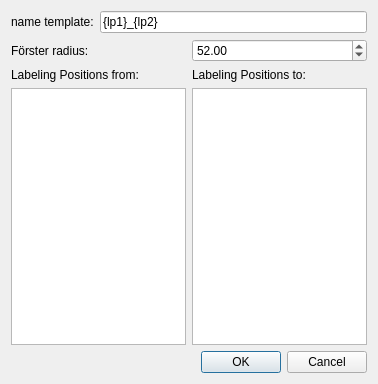
<?xml version="1.0" encoding="UTF-8"?>
<ui version="4.0">
 <class>BatchFretEfficiencyDialog</class>
 <widget class="QDialog" name="BatchFretEfficiencyDialog">
  <property name="geometry">
   <rect>
    <x>0</x>
    <y>0</y>
    <width>378</width>
    <height>384</height>
   </rect>
  </property>
  <property name="windowTitle">
   <string>Add multiple FRET efficiency evaluators</string>
  </property>
  <layout class="QGridLayout" name="gridLayout">
   <item row="0" column="0" colspan="2">
    <layout class="QHBoxLayout" name="horizontalLayout_2">
     <item>
      <widget class="QLabel" name="label">
       <property name="text">
        <string>name template:</string>
       </property>
       <property name="buddy">
        <cstring>nameTemplateEdit</cstring>
       </property>
      </widget>
     </item>
     <item>
      <widget class="QLineEdit" name="nameTemplateEdit">
       <property name="text">
        <string>{lp1}_{lp2}</string>
       </property>
       <property name="placeholderText">
        <string>{lp1}_{lp2}</string>
       </property>
      </widget>
     </item>
    </layout>
   </item>
   <item row="1" column="0" colspan="2">
    <layout class="QHBoxLayout" name="horizontalLayout">
     <item>
      <widget class="QLabel" name="label_2">
       <property name="text">
        <string>Förster radius:</string>
       </property>
       <property name="buddy">
        <cstring>r0SpinBox</cstring>
       </property>
      </widget>
     </item>
     <item>
      <widget class="QDoubleSpinBox" name="r0SpinBox">
       <property name="value">
        <double>52.000000000000000</double>
       </property>
      </widget>
     </item>
    </layout>
   </item>
   <item row="2" column="0">
    <layout class="QVBoxLayout" name="verticalLayout">
     <item>
      <widget class="QLabel" name="label_3">
       <property name="text">
        <string>Labeling Positions from:</string>
       </property>
       <property name="buddy">
        <cstring>lpList1</cstring>
       </property>
      </widget>
     </item>
     <item>
      <widget class="QListWidget" name="lpList1">
       <property name="alternatingRowColors">
        <bool>true</bool>
       </property>
       <property name="selectionMode">
        <enum>QAbstractItemView::ExtendedSelection</enum>
       </property>
      </widget>
     </item>
    </layout>
   </item>
   <item row="2" column="1">
    <layout class="QVBoxLayout" name="verticalLayout_2">
     <item>
      <widget class="QLabel" name="label_4">
       <property name="text">
        <string>Labeling Positions to:</string>
       </property>
       <property name="buddy">
        <cstring>lpList2</cstring>
       </property>
      </widget>
     </item>
     <item>
      <widget class="QListWidget" name="lpList2">
       <property name="alternatingRowColors">
        <bool>true</bool>
       </property>
       <property name="selectionMode">
        <enum>QAbstractItemView::ExtendedSelection</enum>
       </property>
      </widget>
     </item>
    </layout>
   </item>
   <item row="3" column="0" colspan="2">
    <widget class="QDialogButtonBox" name="buttonBox">
     <property name="orientation">
      <enum>Qt::Horizontal</enum>
     </property>
     <property name="standardButtons">
      <set>QDialogButtonBox::Cancel|QDialogButtonBox::Ok</set>
     </property>
    </widget>
   </item>
  </layout>
 </widget>
 <resources/>
 <connections>
  <connection>
   <sender>buttonBox</sender>
   <signal>accepted()</signal>
   <receiver>BatchFretEfficiencyDialog</receiver>
   <slot>accept()</slot>
   <hints>
    <hint type="sourcelabel">
     <x>185</x>
     <y>355</y>
    </hint>
    <hint type="destinationlabel">
     <x>157</x>
     <y>274</y>
    </hint>
   </hints>
  </connection>
  <connection>
   <sender>buttonBox</sender>
   <signal>rejected()</signal>
   <receiver>BatchFretEfficiencyDialog</receiver>
   <slot>reject()</slot>
   <hints>
    <hint type="sourcelabel">
     <x>253</x>
     <y>355</y>
    </hint>
    <hint type="destinationlabel">
     <x>286</x>
     <y>274</y>
    </hint>
   </hints>
  </connection>
 </connections>
</ui>
